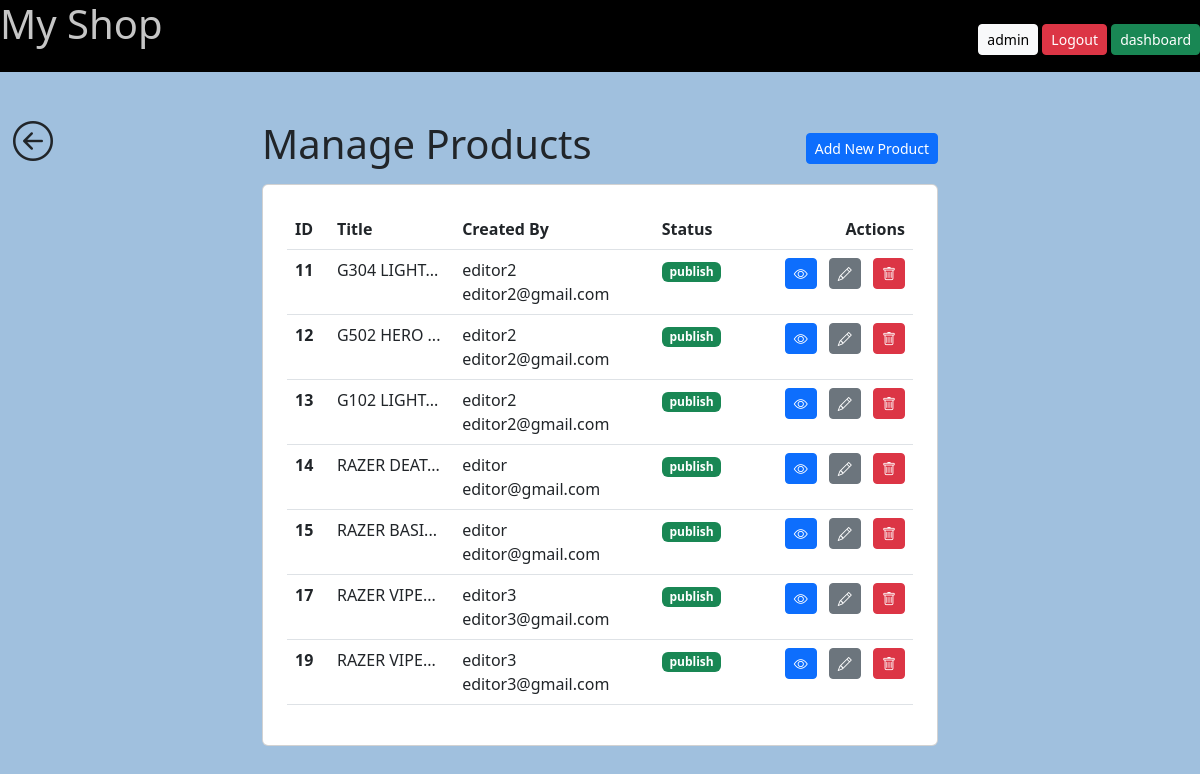
Page /manage-products (signed in) on the earlier database version.
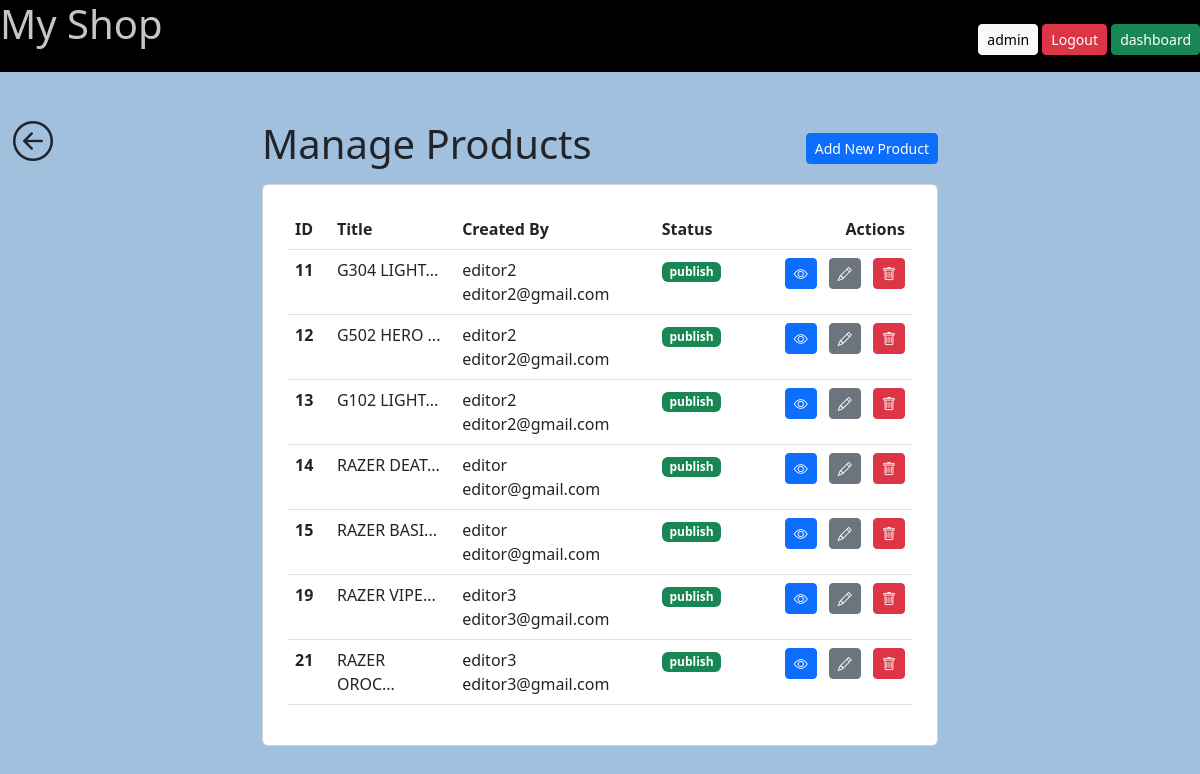
Same page on the later database version.
### tables this page shows
CREATE TABLE `products` (
  `id` int(11) NOT NULL AUTO_INCREMENT,
  `title` text NOT NULL,
  `price` int(11) NOT NULL,
  `image_url` text NOT NULL,
  `status` varchar(100) NOT NULL DEFAULT 'pending',
  `create_at` timestamp NOT NULL DEFAULT current_timestamp(),
  `modified_at` timestamp NOT NULL DEFAULT current_timestamp() ON UPDATE current_timestamp(),
  `modified_by` int(11) NOT NULL DEFAULT 13,
  `user_id` int(11) NOT NULL,
  PRIMARY KEY (`id`),
  KEY `user_id` (`user_id`),
  KEY `modified_by` (`modified_by`),
  CONSTRAINT `products_ibfk_4` FOREIGN KEY (`user_id`) REFERENCES `users` (`id`) ON DELETE CASCADE ON UPDATE CASCADE,
  CONSTRAINT `products_ibfk_5` FOREIGN KEY (`modified_by`) REFERENCES `users` (`id`) ON DELETE CASCADE ON UPDATE CASCADE
);

CREATE TABLE `users` (
  `id` int(11) NOT NULL AUTO_INCREMENT,
  `name` text NOT NULL,
  `email` text NOT NULL,
  `password` varchar(100) NOT NULL,
  `role` varchar(100) NOT NULL DEFAULT 'user',
  `create_at` timestamp NOT NULL DEFAULT current_timestamp() ON UPDATE current_timestamp(),
  PRIMARY KEY (`id`)
);

### includes/functions.php (called while the page is built, shortened)
<?php
function isAdmin(){
    if( isset($_SESSION['user']['role']) && $_SESSION['user']['role'] === 'admin'){
        return true;
    }else{
        return false;
    }
}

### pages/products/manage-products.php (the view, shortened to what this page needs)
<?php
  $database = connectToDB();
  if ( isAdmin()){
    $sql = "SELECT
    products.*,
    users.name AS user_name,
    users.email AS user_email
    FROM products
    JOIN users
    ON products.user_id = users.id";
    $query = $database->prepare($sql);
    $query->execute();
  }
  $products = $query->fetchAll();
  require "parts/header.php";
?>
    <div class=" mt-3 position-absolute">
      <a href="/dashboard" class="btn fs-1 "
        ><i class="bi bi-arrow-left-circle"></i></a
      >
    </div>
    <div class="container mx-auto my-5" style="max-width: 700px;">
      <div class="d-flex justify-content-between align-items-center mb-2">
        <h1 class="h1">Manage Products</h1>
        <div class="text-end">
          <a href="/manage-products-add" class="btn btn-primary btn-sm"
            >Add New Product</a
          >
        </div>
      </div>
      <div class="card mb-2 p-4">
        <table class="table">
          <thead>
            <tr>
              <th scope="col">ID</th>
              <th scope="col" style="width: 20%;">Title</th>
              <th scope="col">Created By</th>
              <th scope="col">Status</th>
              <th scope="col" class="text-end">Actions</th>
            </tr>
          </thead>
          <tbody>
            <?php foreach($products as $product): ?>
            <tr>
              <th scope="row"><?= $product['id']; ?></th>
              <td>
                <?php
                  $excerpt = str_split($product['title'],10);
                  if(strlen($excerpt[0])<10){
                    echo $excerpt[0];
                  }else{
                    echo $excerpt[0]."...";
                  }
                ?>
              </td>
              <td><?= $product['user_name']; ?><br/><?= $product['user_email']; ?></td>
              <td><span class="<?php
                if($product['status'] == "pending"){
                  echo "badge bg-warning";
                } else if($product['status'] == "publish"){
                  echo "badge bg-success";
                }
                ?>"><?= $product['status']; ?></span></td>
              <td class="text-end">
                <div class="buttons">
                  <a
                    href="/product?id=<?= $product['id']; ?>"
                    class="btn btn-primary btn-sm me-2
                    <?php
                      if($product['status'] == "pending"){
                        echo " disabled";
                      } else if($product['status'] == "publish"){
                        echo " ";
                      }
                      ?>"><i class="bi bi-eye"></i
                  ></a>
                  <a
                    href="/manage-products-edit?id=<?= $product['id']; ?>"
                    class="btn btn-secondary btn-sm me-2"
                    ><i class="bi bi-pencil"></i
                  ></a>
                  <button type="button" class="btn btn-danger btn-sm" data-bs-toggle="modal" data-bs-target="#delete-modal-<?= $product['id']; ?>">
                    <i class="bi bi-trash"></i>
                  </button>
                </div>
              </td>
            </tr>
          <?php endforeach; ?>
          </tbody>
        </table>
      </div>
    </div>
<?php
  require "parts/footer.php";

Differences in the rows shown:
removed products: id "17", title "RAZER VIPE", user.name "editor3", user.email "editor3@gmail.com", status "publish"
added products: id "21", title "RAZER OROC", user.name "editor3", user.email "editor3@gmail.com", status "publish"
